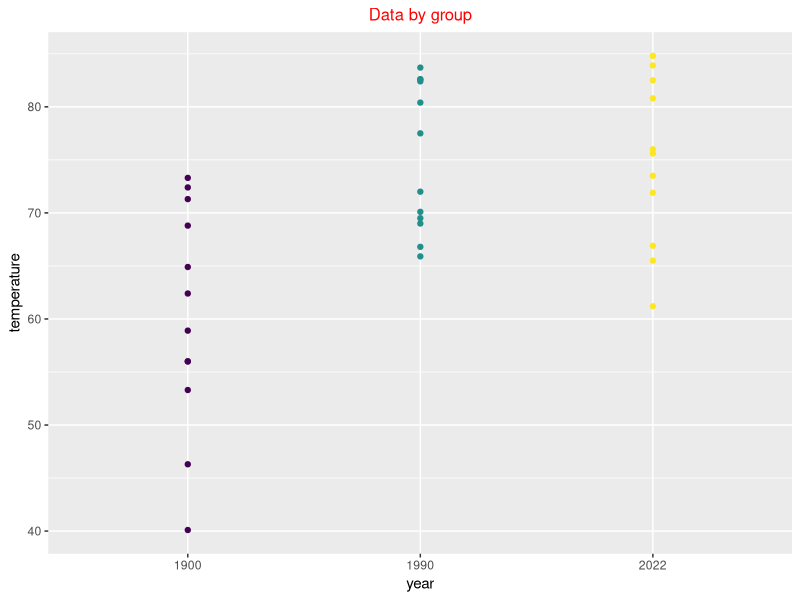
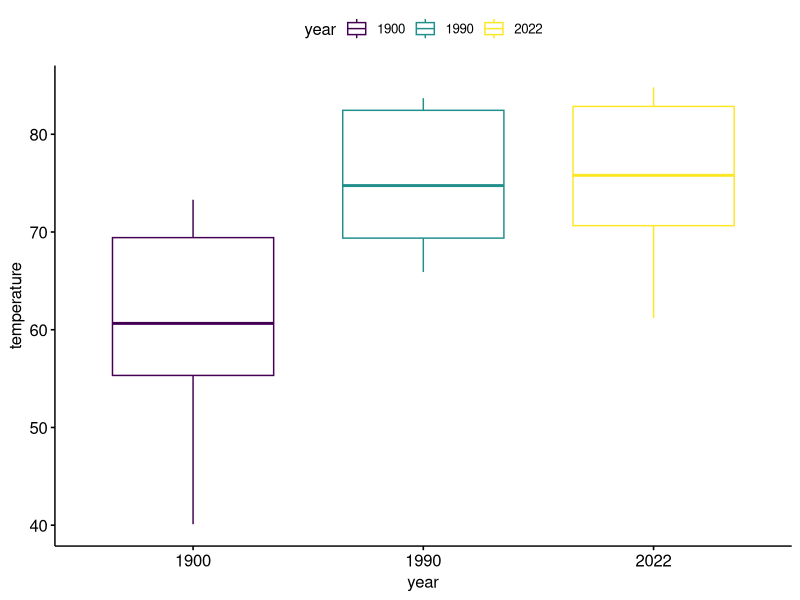

Recreate these plots in R, in order.
## ---- chunk 1
knitr::opts_chunk$set(echo = TRUE)
## ---- chunk 2
my_data<- df <- data.frame(
  month = rep(c("Jan", "Feb", "Mar", "Apr", "May", "Jun", "Jul", "Aug", "Sep", "Oct", "Nov", "Dec"), 3),
  temperature = c(40.1, 46.3, 53.3, 58.9, 64.9, 71.3, 73.3, 72.4, 68.8, 62.4, 56, 56,
                  65.9, 69, 69.5, 72, 80.4, 82.6, 82.4, 83.7, 82.6, 77.5, 70.1, 66.8,
                  61.2, 66.9, 71.9, 75.6, 80.8, 83.9, 84.8, 84.8, 82.5, 76, 73.5, 65.5),
  year = c(rep(1900, 12), rep(1990, 12), rep(2022, 12))
)
my_data
## ---- chunk 3
kwp <- function(file_path = NULL, xvar = NULL, yvar = NULL) {
  
  # Check if dplyr package is installed, if not install it
  if (!require(dplyr)) {
    install.packages("dplyr")
    library(dplyr)
  }
  
  # Check if xvar and yvar are specified, if not, use the second and third columns
  if (is.null(xvar) & is.null(yvar)) {
    xvar <- names(my_data)[3]
    yvar <- names(my_data)[2]
  }
  
  # Check levels of xvar column
  my_data[[xvar]] <- factor(my_data[[xvar]])
  cat("Levels of", xvar, "variable: ", levels(my_data[[xvar]]), "\n")
  
  # Perform Kruskal-Wallis test
  test_result <- kruskal.test(reformulate(xvar, yvar), data = my_data)
  
  if (test_result$p.value >= 0.05) {
    message("\'~~No significance between groups, try with other dataset~~\'")
  } else {
    message("\'~~Observe Significance between groups, continue pairwise_wilcox comparisons~~\'")
    
    pairwise_wilcox <- my_data %>%
      select({{yvar}}, {{xvar}}) %>%
      {pairwise.wilcox.test(.[[1]], .[[2]], p.adjust.method = "BH", by = .[[2]])}
    
    pairwise_wilcox
  }
}
kwp(my_data)
## ---- chunk 4
ppt1 <- function(my_data) {
  # Check if ggplot2 package is installed, if not install it
  if (!require("ggplot2")) {
    install.packages("ggplot2")
    library("ggplot2")
  }
  
  # Create plot
  group_col <- names(my_data)[3]
  weight_col <- names(my_data)[2]
  my_data[[group_col]] <- as.factor(my_data[[group_col]])
  i <- ggplot(my_data, aes(x = !!sym(group_col), y = !!sym(weight_col), color = !!sym(group_col))) +
    geom_point() +
    geom_smooth(method = "loess") +
    scale_color_viridis_d() +
    theme(legend.position = c(1.5, .8))+
    ggtitle("Data by group")+
    theme(plot.title = element_text(size = 12, color = "red", hjust = 0.5))
  plot(i)
}
ppt1(my_data)
## ---- chunk 5
ppt2 <- function(my_data, group_col = NULL, weight_col = NULL) {
  # Check if ggpubr package is installed, if not install it
  if (!require("ggpubr")) {
    install.packages("ggpubr")
    library("ggpubr")
  }
 
  if (is.null(group_col)) {
    group_col <- names(my_data)[3]
  }
  if (is.null(weight_col)) {
    weight_col <- names(my_data)[2]
  }
  group_levels <- unique(my_data[[group_col]])
  palette <- viridisLite::viridis(length(group_levels))
  names(palette) <- group_levels
  j <- ggboxplot(my_data, x = group_col, y = weight_col,
                 color = group_col, palette = palette,
                 ylab = weight_col, xlab = group_col)
  plot(j)
}
ppt2(my_data)
